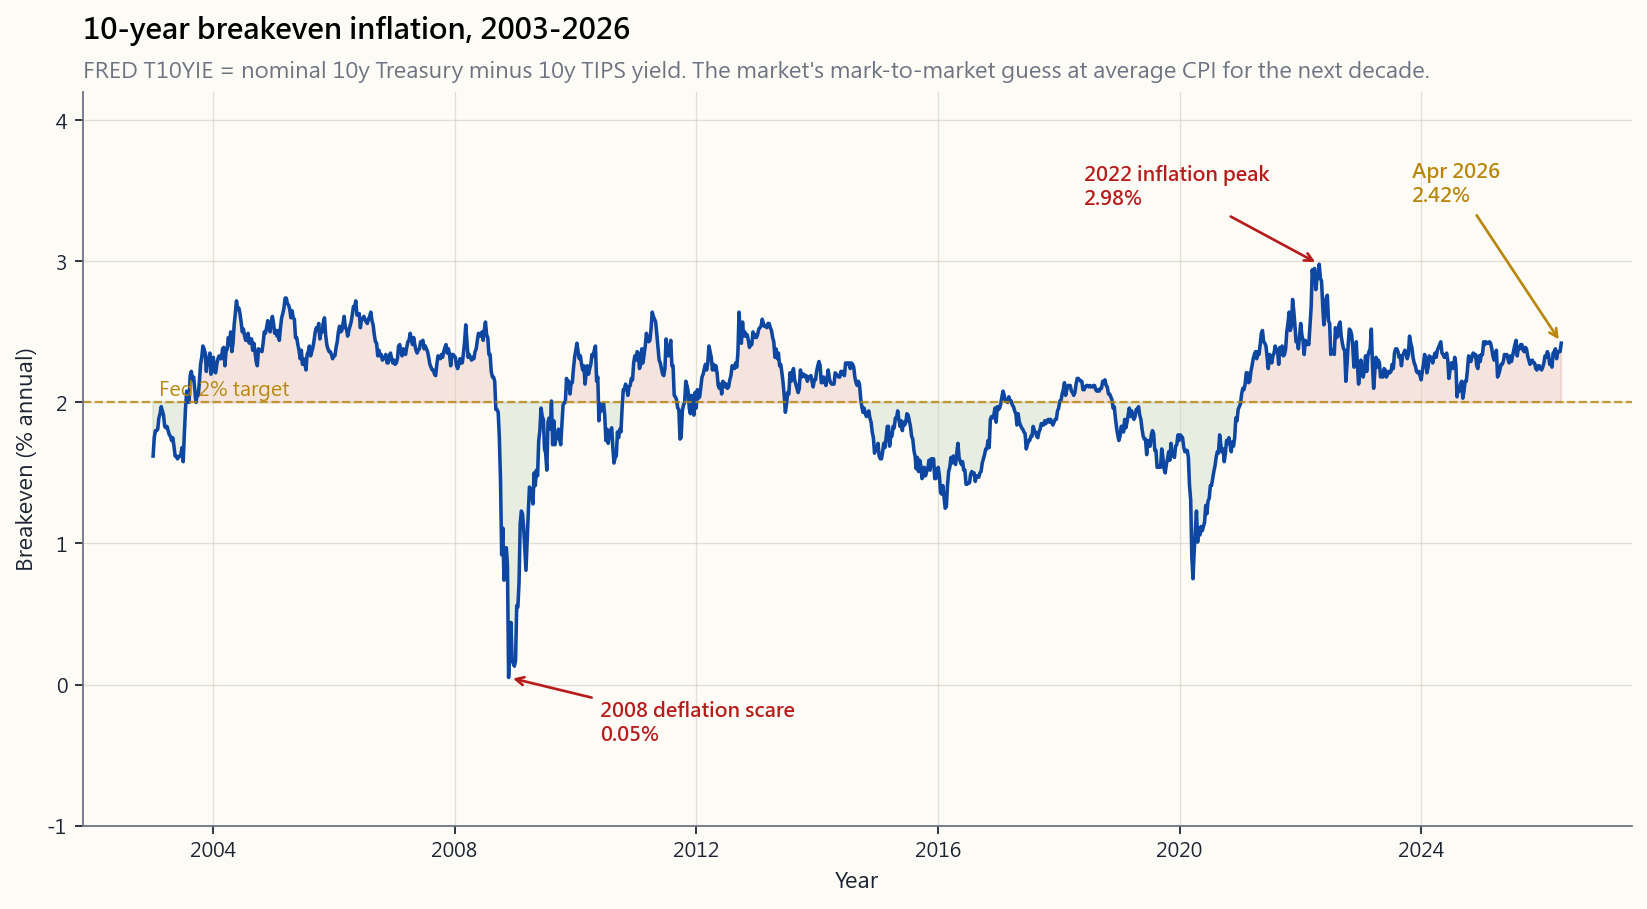

Source code (Python):
"""Week 18, §2.3 — 10-year breakeven inflation, 2003 through April 2026.

The breakeven is the 10-year nominal Treasury yield minus the 10-year
TIPS yield (FRED publishes the difference directly as T10YIE). It is
the market's daily, mark-to-market forecast of average CPI over the
next ten years. Annotates the 2008 deflation scare, the 2022 inflation
peak, and the most recent print.

Run:
    uv run python course/image/week18_breakeven_inflation.py
"""

from __future__ import annotations

import sys
from pathlib import Path

import matplotlib.pyplot as plt
import pandas as pd

sys.path.insert(0, str(Path(__file__).resolve().parents[1]))

from scripts.chart_helpers import (  # noqa: E402
    PALETTE_LIGHT,
    render_for_all_locales,
    style_axes,
)
from scripts.market_data import fred_series  # noqa: E402

OUT_DIR = Path(__file__).parent
BASE = "week18_breakeven_inflation"

LANG_STRINGS = {
    "en": {
        "title":    "10-year breakeven inflation, 2003-2026",
        "subtitle": "FRED T10YIE = nominal 10y Treasury minus 10y TIPS yield. The market's mark-to-market guess at average CPI for the next decade.",
        "xlabel":   "Year",
        "ylabel":   "Breakeven (% annual)",
        "label":    "10y breakeven",
        "fed_target": "Fed 2% target",
        "ann_2008": "2008 deflation scare\n{v:.2f}%",
        "ann_2022": "2022 inflation peak\n{v:.2f}%",
        "ann_now":  "Apr 2026\n{v:.2f}%",
    },
    "hk": {
        "title":    "十年期通脹預期(盈虧平衡通脹率),2003-2026",
        "subtitle": "FRED T10YIE = 名義十年期國債息率減去十年期 TIPS 息率。市場每日重估的未來十年平均 CPI 預期。",
        "xlabel":   "年份",
        "ylabel":   "通脹預期(年化 %)",
        "label":    "十年期通脹預期",
        "fed_target": "聯儲 2% 目標",
        "ann_2008": "2008 通縮恐慌\n{v:.2f}%",
        "ann_2022": "2022 通脹高峰\n{v:.2f}%",
        "ann_now":  "2026 年 4 月\n{v:.2f}%",
    },
    "tw": {
        "title":    "十年期通膨預期(平衡通膨率),2003-2026",
        "subtitle": "FRED T10YIE = 名目十年期公債殖利率減去十年期 TIPS 殖利率。市場每日重估的未來十年平均 CPI 預期。",
        "xlabel":   "年份",
        "ylabel":   "通膨預期(年化 %)",
        "label":    "十年期通膨預期",
        "fed_target": "聯準會 2% 目標",
        "ann_2008": "2008 通縮恐慌\n{v:.2f}%",
        "ann_2022": "2022 通膨高峰\n{v:.2f}%",
        "ann_now":  "2026 年 4 月\n{v:.2f}%",
    },
    "cn": {
        "title":    "十年期通胀预期(盈亏平衡通胀率),2003-2026",
        "subtitle": "FRED T10YIE = 名义十年期国债收益率减去十年期 TIPS 收益率。市场每日重估的未来十年平均 CPI 预期。",
        "xlabel":   "年份",
        "ylabel":   "通胀预期(年化 %)",
        "label":    "十年期通胀预期",
        "fed_target": "美联储 2% 目标",
        "ann_2008": "2008 通缩恐慌\n{v:.2f}%",
        "ann_2022": "2022 通胀高峰\n{v:.2f}%",
        "ann_now":  "2026 年 4 月\n{v:.2f}%",
    },
}


def _load() -> pd.Series:
    df = fred_series("T10YIE", start="2003-01-01")
    s = df.iloc[:, 0].dropna().astype(float)
    s.index = pd.to_datetime(s.index)
    s = s.resample("W").last().dropna()
    s = s[s.index <= "2026-04-30"]
    return s


def build_fig(s):
    series = _load()
    p = PALETTE_LIGHT
    fig, ax = plt.subplots(figsize=(10.6, 5.8))
    style_axes(ax, p)

    ax.plot(series.index, series.values,
            color=p["blue"], linewidth=1.6, label=s["label"])
    ax.fill_between(series.index, 2.0, series.values,
                    where=(series.values >= 2.0),
                    color=p["red"], alpha=0.10, interpolate=True)
    ax.fill_between(series.index, 2.0, series.values,
                    where=(series.values < 2.0),
                    color=p["green"], alpha=0.10, interpolate=True)

    # Fed 2% target
    ax.axhline(2.0, color=p["accent"], linewidth=1.0, linestyle="--", alpha=0.8)
    ax.text(series.index[5], 2.05, s["fed_target"],
            fontsize=9, color=p["accent"])

    # 2008 deflation trough (Nov 2008)
    win = series["2008-09":"2009-02"]
    t08 = win.idxmin()
    v08 = float(win.min())
    ax.annotate(s["ann_2008"].format(v=v08),
                xy=(t08, v08), xytext=(pd.Timestamp("2010-06-01"), -0.4),
                ha="left", fontsize=9, color=p["red"], fontweight="bold",
                arrowprops=dict(arrowstyle="->", color=p["red"], lw=1.2))

    # 2022 inflation peak
    win22 = series["2022-01":"2022-12"]
    t22 = win22.idxmax()
    v22 = float(win22.max())
    ax.annotate(s["ann_2022"].format(v=v22),
                xy=(t22, v22), xytext=(pd.Timestamp("2018-06-01"), 3.4),
                ha="left", fontsize=9, color=p["red"], fontweight="bold",
                arrowprops=dict(arrowstyle="->", color=p["red"], lw=1.2))

    # Now
    last_t = series.index[-1]
    last_v = float(series.iloc[-1])
    ax.annotate(s["ann_now"].format(v=last_v),
                xy=(last_t, last_v),
                xytext=(last_t - pd.Timedelta(days=900), last_v + 1.0),
                ha="left", fontsize=9, color=p["accent"], fontweight="bold",
                arrowprops=dict(arrowstyle="->", color=p["accent"], lw=1.2))

    ax.set_xlabel(s["xlabel"])
    ax.set_ylabel(s["ylabel"])
    ax.set_ylim(-1.0, 4.2)
    ax.set_title(s["title"], fontsize=13, fontweight="bold", loc="left", pad=24)
    ax.text(0, 1.02, s["subtitle"], transform=ax.transAxes,
            fontsize=10, color=p["muted"])

    fig.tight_layout()
    return fig


if __name__ == "__main__":
    paths = render_for_all_locales(BASE, OUT_DIR, build_fig, LANG_STRINGS)
    for pth in paths:
        print(f"wrote {pth}")
